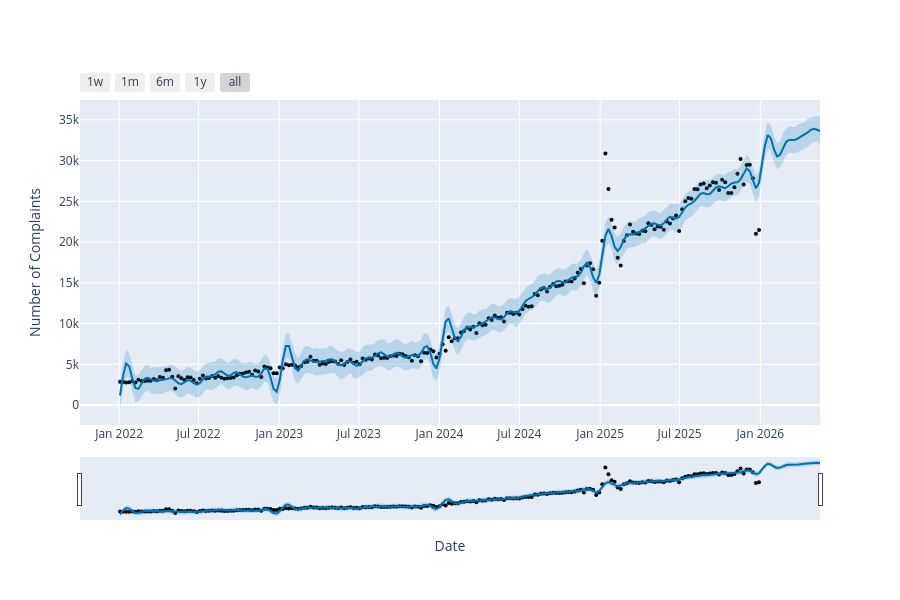
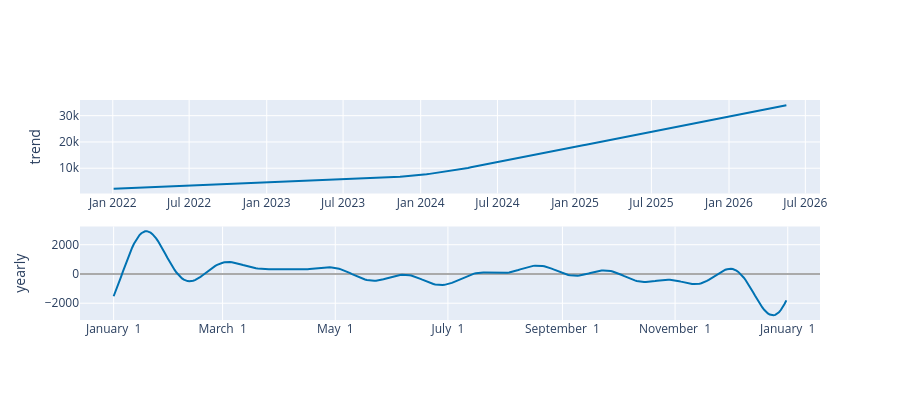

The code cell stored with these charts, in order, in its notebook:
### Markdown cell above
Forecasting using Prophet

### Code cell
# Prophet requires columns to be exactly named 'ds' (dates) and 'y' (values)
df_prophet = ts_ds_pre.reset_index()
df_prophet = df_prophet.rename(columns={'Date-Week': 'ds', 'Complaints': 'y'})
model_prophet = Prophet(yearly_seasonality=True) # Automatically handles the 52-week cycle
model_prophet.fit(df_prophet)

future = model_prophet.make_future_dataframe(periods=forecast_steps, freq='W')
forecast_prophet = model_prophet.predict(future)
fig1 = plot_plotly(model_prophet, 
                    forecast_prophet,
                    ylabel='Number of Complaints',
                    xlabel = 'Date'
)
fig2 = plot_components_plotly(model_prophet, forecast_prophet)

display(fig1), display(fig2)

### Figure 1 — Plotly figure (JSON) as saved in the notebook; plotly's stock layout.template omitted (floating-point values rounded to 4 significant figures; data arrays with more than 128 entries replaced by an {"elided": "..."} marker saying what was removed)
{"data": [{"marker": {"color": "black", "size": 4}, "mode": "markers", "name": "Actual", "type": "scatter", "x": {"elided": "209 str values"}, "y": {"elided": "209 int values"}}, {"hoverinfo": "skip", "line": {"width": 0}, "mode": "lines", "type": "scatter", "x": {"elided": "229 str values"}, "y": {"elided": "229 float values"}}, {"fill": "tonexty", "fillcolor": "rgba(0, 114, 178, 0.2)", "line": {"color": "#0072B2", "width": 2}, "mode": "lines", "name": "Predicted", "type": "scatter", "x": {"elided": "229 str values"}, "y": {"elided": "229 float values"}}, {"fill": "tonexty", "fillcolor": "rgba(0, 114, 178, 0.2)", "hoverinfo": "skip", "line": {"width": 0}, "mode": "lines", "type": "scatter", "x": {"elided": "229 str values"}, "y": {"elided": "229 float values"}}], "layout": {"height": 600, "showlegend": false, "width": 900, "xaxis": {"rangeselector": {"buttons": [{"count": 7, "label": "1w", "step": "day", "stepmode": "backward"}, {"count": 1, "label": "1m", "step": "month", "stepmode": "backward"}, {"count": 6, "label": "6m", "step": "month", "stepmode": "backward"}, {"count": 1, "label": "1y", "step": "year", "stepmode": "backward"}, {"step": "all"}]}, "rangeslider": {"visible": true}, "title": {"text": "Date"}, "type": "date"}, "yaxis": {"title": {"text": "Number of Complaints"}}}}

### Figure 2 — Plotly figure (JSON) as saved in the notebook; plotly's stock layout.template omitted (floating-point values rounded to 4 significant figures; data arrays with more than 128 entries replaced by an {"elided": "..."} marker saying what was removed)
{"data": [{"line": {"color": "#0072B2", "width": 2}, "mode": "lines", "name": "trend", "type": "scatter", "x": {"elided": "229 str values"}, "xaxis": "x", "y": {"elided": "229 float values"}, "yaxis": "y"}, {"line": {"color": "rgba(0, 114, 178, 0.2)", "width": 0}, "mode": "lines", "name": "trend_upper", "type": "scatter", "x": {"elided": "229 str values"}, "xaxis": "x", "y": {"elided": "229 float values"}, "yaxis": "y"}, {"fill": "tonexty", "fillcolor": "rgba(0, 114, 178, 0.2)", "line": {"color": "rgba(0, 114, 178, 0.2)", "width": 0}, "mode": "lines", "name": "trend_lower", "type": "scatter", "x": {"elided": "229 str values"}, "xaxis": "x", "y": {"elided": "229 float values"}, "yaxis": "y"}, {"line": {"color": "#0072B2", "width": 2}, "mode": "lines", "name": "yearly", "type": "scatter", "x": {"elided": "365 str values"}, "xaxis": "x2", "y": {"elided": "365 float values"}, "yaxis": "y2"}], "layout": {"height": 400, "showlegend": false, "width": 900, "xaxis": {"anchor": "y", "domain": [0, 1], "range": ["2021-10-15T06:00:00", "2026-08-04T18:00:00"], "type": "date"}, "xaxis2": {"anchor": "y2", "domain": [0, 1], "range": ["2016-12-13T18:54:02.958904", "2018-01-18T11:04:57.863013"], "tickformat": "%B %e", "type": "date"}, "yaxis": {"anchor": "x", "domain": [0.575, 1], "rangemode": "normal", "title": {"text": "trend"}, "zerolinecolor": "#AAA"}, "yaxis2": {"anchor": "x2", "domain": [0, 0.425], "title": {"text": "yearly"}, "zerolinecolor": "#AAA"}}}
